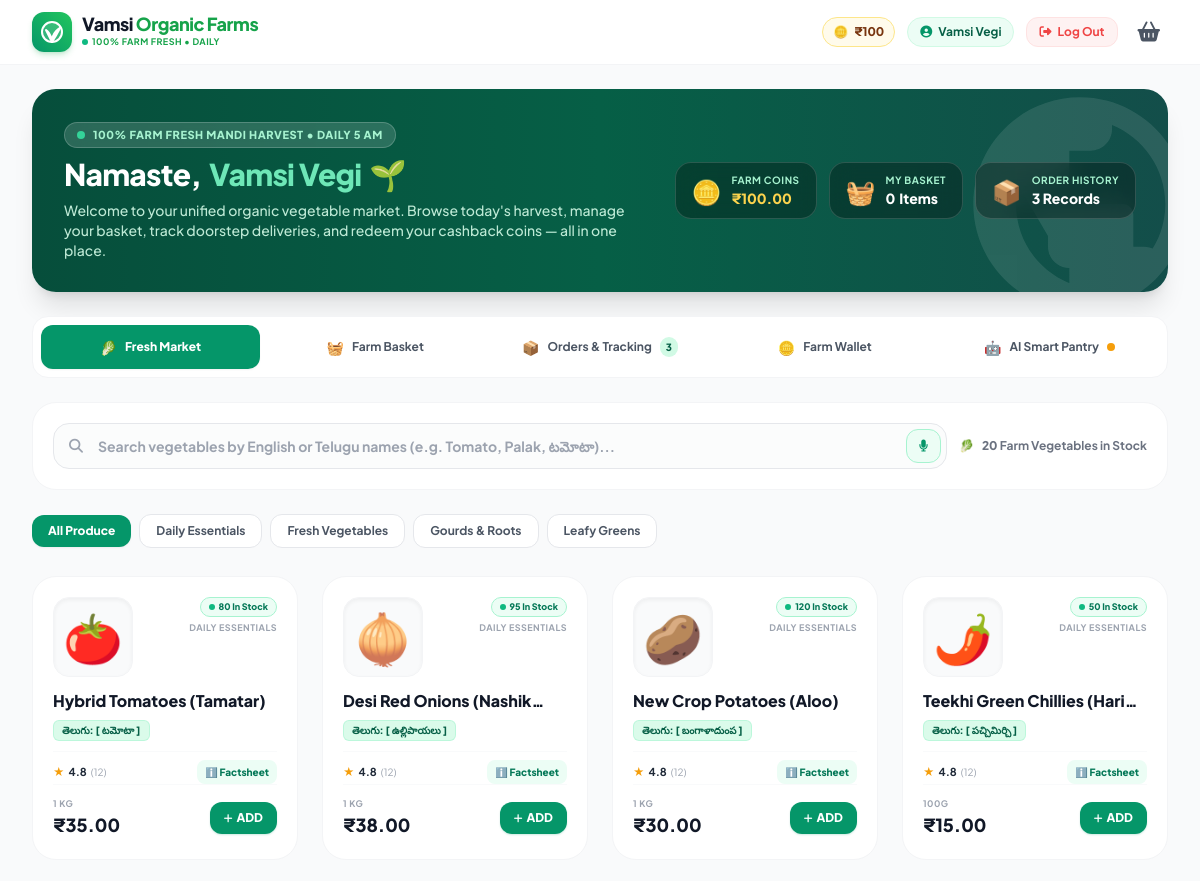
Page /shop (signed in, upper part) on the earlier database version.
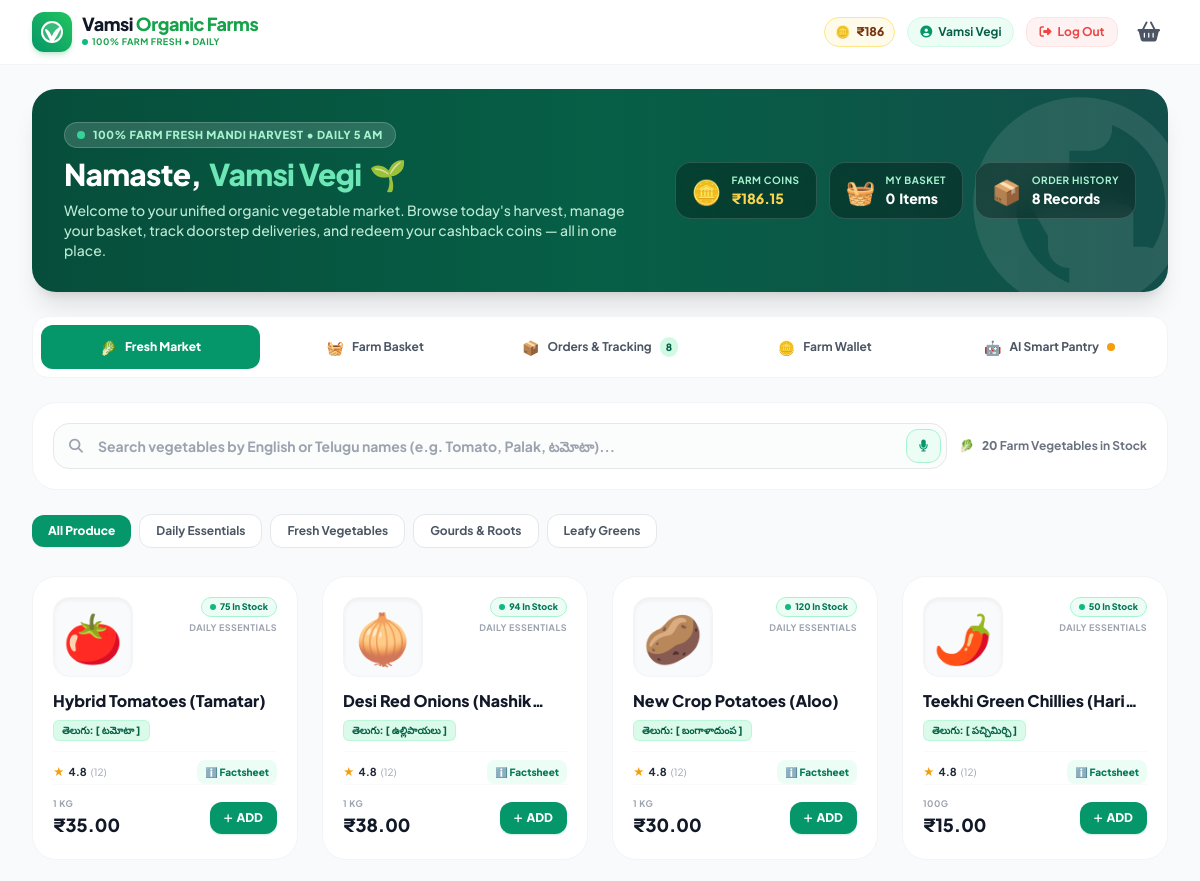
Same page on the later database version.
### tables this page shows
CREATE TABLE users (
            id INTEGER PRIMARY KEY AUTOINCREMENT,
            name TEXT NOT NULL,
            email TEXT UNIQUE NOT NULL,
            phone TEXT UNIQUE,
            role TEXT DEFAULT 'customer',
            password TEXT,
            wallet_balance REAL DEFAULT 100.0,
            auth_provider TEXT DEFAULT 'local',
            profile_picture TEXT DEFAULT ''
        );

CREATE TABLE products (
            id INTEGER PRIMARY KEY AUTOINCREMENT,
            name TEXT NOT NULL,
            category TEXT NOT NULL,
            price REAL NOT NULL,
            unit TEXT NOT NULL,
            image_url TEXT,
            tags TEXT NOT NULL,
            stock INTEGER NOT NULL,
            description TEXT,
            rating REAL DEFAULT 4.8,
            review_count INTEGER DEFAULT 28,
            nutrition_info TEXT DEFAULT ''
        );

### app.py (the view)
@app.route('/shop')
def shop():
    uid = session.get('user_id')
    if not uid:
        return redirect(url_for('login'))
    return dashboard()

### app.py (called while the page is built)
def get_db_connection():
    conn = sqlite3.connect(database.DB_PATH)
    conn.row_factory = sqlite3.Row
    return conn

@app.context_processor
def inject_global_data():
    current_uid = session.get('user_id')
    current_user = None
    unread_count = 0
    conn = get_db_connection()
    users = conn.execute("SELECT * FROM users").fetchall()
    if current_uid:
        current_user = conn.execute("SELECT * FROM users WHERE id = ?", (current_uid,)).fetchone()
        if current_user:
            unread_count = conn.execute(
                "SELECT COUNT(*) FROM notifications WHERE user_id = ? AND is_read = 0",
                (current_uid,)
            ).fetchone()[0]
    conn.close()
    return {
        'all_users': users,
        'current_user': current_user,
        'unread_notification_count': unread_count
    }

### recommender.py (called while the page is built)
def get_db_connection():
    conn = sqlite3.connect(DB_PATH)
    conn.row_factory = sqlite3.Row
    return conn

def parse_tags(tags_str):
    return [t.strip().lower() for t in tags_str.split(',') if t.strip()]

def get_all_products():
    conn = get_db_connection()
    products = conn.execute("SELECT * FROM products").fetchall()
    conn.close()
    return products

### templates/dashboard.html (shortened to what the changed rows need)
{% extends 'base.html' %}
{% block content %}
<div class="space-y-6">
    <div class="bg-gradient-to-r from-emerald-900 via-emerald-800 to-teal-900 rounded-3xl p-6 sm:p-8 text-white shadow-xl relative overflow-hidden">
        <div class="absolute -right-10 -bottom-10 opacity-10 pointer-events-none">
        </div>
        <div class="relative z-10 flex flex-col md:flex-row md:items-center md:justify-between gap-6">
            <div class="space-y-2">
                <h1 class="text-2xl sm:text-3xl font-black tracking-tight text-white flex items-center gap-2">
                    <span>Namaste,</span>
                    <span class="text-emerald-300">{{ current_user.name }}</span>
                    <span>🌱</span>
                </h1>
            </div>
            <div class="flex flex-wrap gap-2.5 sm:gap-3">
                <button onclick="switchDashboardTab('wallet')" class="bg-black/30 hover:bg-black/40 backdrop-blur-md border border-white/15 px-4 py-2.5 rounded-2xl flex items-center gap-2.5 transition active:scale-95 group text-left">
                    <div>
                        <p class="text-[10px] text-emerald-200 font-bold uppercase tracking-wider">Farm Coins</p>
                        <p class="text-sm font-black text-amber-300">₹{{ "%.2f" | format(wallet_balance or 100.0) }}</p>
                    </div>
                </button>
                <button onclick="switchDashboardTab('orders')" class="bg-black/30 hover:bg-black/40 backdrop-blur-md border border-white/15 px-4 py-2.5 rounded-2xl flex items-center gap-2.5 transition active:scale-95 group text-left">
                    <div>
                        <p class="text-[10px] text-emerald-200 font-bold uppercase tracking-wider">Order History</p>
                        <p class="text-sm font-black text-white">{{ purchases | length }} Records</p>
                    </div>
                </button>
            </div>
        </div>
    </div>
    <div class="bg-white rounded-2xl p-2 shadow-xs border border-gray-100 flex items-center overflow-x-auto gap-1.5 sticky top-16 z-30">
        <button id="nav-tab-orders" onclick="switchDashboardTab('orders')"
                class="app-tab-btn flex-1 min-w-[140px] py-3 px-3 rounded-xl font-bold text-xs transition-all duration-200 flex items-center justify-center gap-2 text-gray-600 hover:text-gray-900 active:scale-98">
            <span class="text-sm">📦</span>
            <span>Orders & Tracking</span>
            <span class="text-[10px] font-extrabold text-emerald-800 bg-emerald-100 px-1.5 py-0.5 rounded-full">{{ purchases | length }}</span>
        </button>
    </div>
    <div id="tab-panel-market" class="app-tab-panel space-y-6">
        <div class="flex items-center space-x-2 overflow-x-auto pb-1 no-scrollbar">
            <button onclick="filterCategory('All')" class="category-tab-btn px-4 py-2 rounded-xl text-xs font-black transition whitespace-nowrap bg-emerald-600 text-white shadow-sm">
                All Produce
            </button>
            {% for cat in categories %}
                <button onclick="filterCategory('{{ cat }}')" class="category-tab-btn px-4 py-2 rounded-xl text-xs font-bold transition whitespace-nowrap bg-white text-gray-600 hover:bg-gray-50 border border-gray-200">
                    {{ cat }}
                </button>
            {% endfor %}
        </div>
        <div class="grid grid-cols-1 min-[480px]:grid-cols-2 md:grid-cols-3 lg:grid-cols-4 gap-4 sm:gap-6 items-stretch">
            {% for prod in products %}
                <div class="product-card bg-white rounded-3xl p-4 sm:p-5 border border-gray-100 shadow-xs hover:shadow-md transition duration-200 flex flex-col justify-between group h-full"
                     data-id="{{ prod.id }}"
                     data-name="{{ prod.name }}"
                     data-category="{{ prod.category }}"
                     data-tags="{{ prod.tags or '' }}"
                     data-price="{{ prod.price }}">
                    <div class="flex-grow flex flex-col">
                        <div class="flex items-start justify-between mb-3">
                            <div class="w-16 h-16 sm:w-20 sm:h-20 rounded-2xl bg-gray-50 border border-gray-100 flex items-center justify-center text-4xl sm:text-5xl group-hover:scale-105 transition duration-200 shadow-inner flex-shrink-0">
                                {{ prod.image_url }}
                            </div>
                            <div class="flex flex-col items-end gap-1">
                                {% if prod.stock > 0 %}
                                    <span class="inline-flex items-center px-2 py-0.5 rounded-full text-[9px] font-black bg-emerald-50 text-emerald-700 border border-emerald-200">
                                        <span class="w-1.5 h-1.5 rounded-full bg-emerald-500 mr-1 animate-pulse"></span>
                                        {{ prod.stock }} In Stock
                                    </span>
                                {% else %}
                                    <span class="inline-flex items-center px-2 py-0.5 rounded-full text-[9px] font-black bg-red-50 text-red-700 border border-red-200">
                                        Sold Out
                                    </span>
                                {% endif %}
                                <span class="text-[9px] font-bold text-gray-400 uppercase tracking-wider">
                                    {{ prod.category }}
                                </span>
                            </div>
                        </div>
                        <h3 class="font-extrabold text-sm sm:text-base text-gray-900 leading-tight line-clamp-1" title="{{ prod.name.split('[')[0].strip() }}">
                            {{ prod.name.split('[')[0].strip() }}
                        </h3>
                        <div class="mt-1 min-h-[26px] flex items-center">
                            {% if '[' in prod.name %}
                                <span class="inline-block text-[10px] font-extrabold text-emerald-800 bg-emerald-100/80 px-2 py-0.5 rounded-md border border-emerald-200/60 truncate max-w-full">
                                    తెలుగు: [ {{ prod.name.split('[')[1].replace(']', '').strip() }} ]
                                </span>
                            {% endif %}
                        </div>
                        <div class="flex items-center justify-between mt-2 pt-2 border-t border-gray-50 text-xs">
                            <div class="flex items-center gap-1">
                                <span class="text-amber-500 font-black text-[11px]">★</span>
                                <span class="font-bold text-gray-800 text-[11px]">{{ "%.1f" | format(prod.rating or 4.8) }}</span>
                                <span class="text-gray-400 text-[10px]">({{ prod.reviews_count or 12 }})</span>
                            </div>
                            <button type="button" onclick="openProduceDetails({{ prod.id }})"
                                    class="text-[10px] font-black text-emerald-700 hover:text-emerald-800 bg-emerald-50 hover:bg-emerald-100 px-2 py-1 rounded-lg transition active:scale-95">
                                ℹ️ Factsheet
                            </button>
                        </div>
                    </div>
                    <div class="pt-3 mt-auto border-t border-gray-50 flex items-center justify-between">
                        <div>
                            <span class="text-[9px] text-gray-400 block font-bold uppercase tracking-wider">{{ prod.unit }}</span>
                            <span class="text-base sm:text-lg font-black text-gray-900">₹{{ "%.2f" | format(prod.price) }}</span>
                        </div>
                        <div class="product-card-action" data-id="{{ prod.id }}" data-name="{{ prod.name }}" data-price="{{ prod.price }}" data-unit="{{ prod.unit }}" data-icon="{{ prod.image_url }}" data-stock="{{ prod.stock }}">
                            {% if prod.stock == 0 %}
                                <button disabled class="bg-gray-100 text-gray-400 font-bold text-xs px-3 py-1.5 rounded-xl cursor-not-allowed">
                                    Sold Out
                                </button>
                            {% else %}
                                <div class="cart-btn-wrapper" id="cart-btn-wrapper-{{ prod.id }}">
                                </div>
                            {% endif %}
                        </div>
                    </div>
                </div>
            {% endfor %}
        </div>
    </div>
</div>
{% endblock %}

### templates/base.html (shortened to what the changed rows need)
<!DOCTYPE html>
<html lang="en">
<head>
    <link rel="stylesheet" href="/static/css/styles.css">
    <script src="/static/js/tailwind.min.js"></script>
    <link rel="stylesheet" href="https://cdnjs.cloudflare.com/ajax/libs/font-awesome/6.4.0/css/all.min.css">
</head>
<body class="bg-gray-50 flex flex-col min-h-screen text-gray-800">
    {% if request.path not in ['/login', '/register', '/admin/login'] %}
    <nav class="bg-white border-b border-gray-100 sticky top-0 z-40 shadow-xs">
        <div class="max-w-7xl mx-auto px-4 sm:px-6 lg:px-8">
                <div class="flex justify-between h-16">
                    <div class="flex items-center space-x-3">
                        {% if current_user %}
                            <div class="flex items-center space-x-3">
                                {% if current_user.role == 'customer' %}
                                    <a href="/dashboard#wallet" onclick="if (typeof switchDashboardTab === 'function') { switchDashboardTab('wallet'); return false; }" class="flex items-center space-x-1.5 text-xs bg-amber-50 hover:bg-amber-100 text-amber-900 px-2.5 py-1.5 rounded-full border border-amber-200 font-black transition" title="Farm Wallet Coins">
                                        <span>🪙</span>
                                        <span id="nav-wallet-balance">₹{{ "%.0f" | format(current_user['wallet_balance'] if (current_user and 'wallet_balance' in current_user.keys()) else 0.0) }}</span>
                                    </a>
                                {% endif %}
                                <div class="flex items-center space-x-1.5 text-xs bg-emerald-50 text-emerald-800 px-3 py-1.5 rounded-full border border-emerald-100 font-bold">
                                    {% if session.get('profile_picture') %}
                                        <img src="{{ session.get('profile_picture') }}" alt="Profile" class="w-4 h-4 rounded-full object-cover">
                                    {% else %}
                                        <i class="fa-solid fa-circle-user text-emerald-600"></i>
                                    {% endif %}
                                    <span>{{ current_user.name }}</span>
                                </div>
                                <a href="/logout" class="text-xs font-bold text-red-500 hover:text-red-700 bg-red-50 hover:bg-red-100/50 px-3 py-1.5 rounded-xl border border-red-100 transition">
                                    <i class="fa-solid fa-right-from-bracket mr-1"></i> Log Out
                                </a>
                            </div>
                        {% endif %}
                    </div>
                </div>
            </div>
    </nav>
    {% endif %}
    <main class="flex-grow max-w-7xl w-full mx-auto {% if request.path in ['/login', '/register', '/admin/login'] %}p-0 flex items-center justify-center{% else %}px-4 sm:px-6 lg:px-8 py-6 pb-24 sm:pb-8{% endif %}">
        {% block content %}{% endblock %}
    </main>
</body>
</html>

Differences in the rows shown:
changed users "Vamsi Vegi": wallet_balance "100" → "186"; wallet_balance "100.00" → "186.15"
changed products "Hybrid Tomatoes (Tamatar)": stock "80" → "75"
changed products "ఉల్లిపాయలు": stock "95" → "94"
Other differences:
{{ purchases | length }}: "3" → "8"
